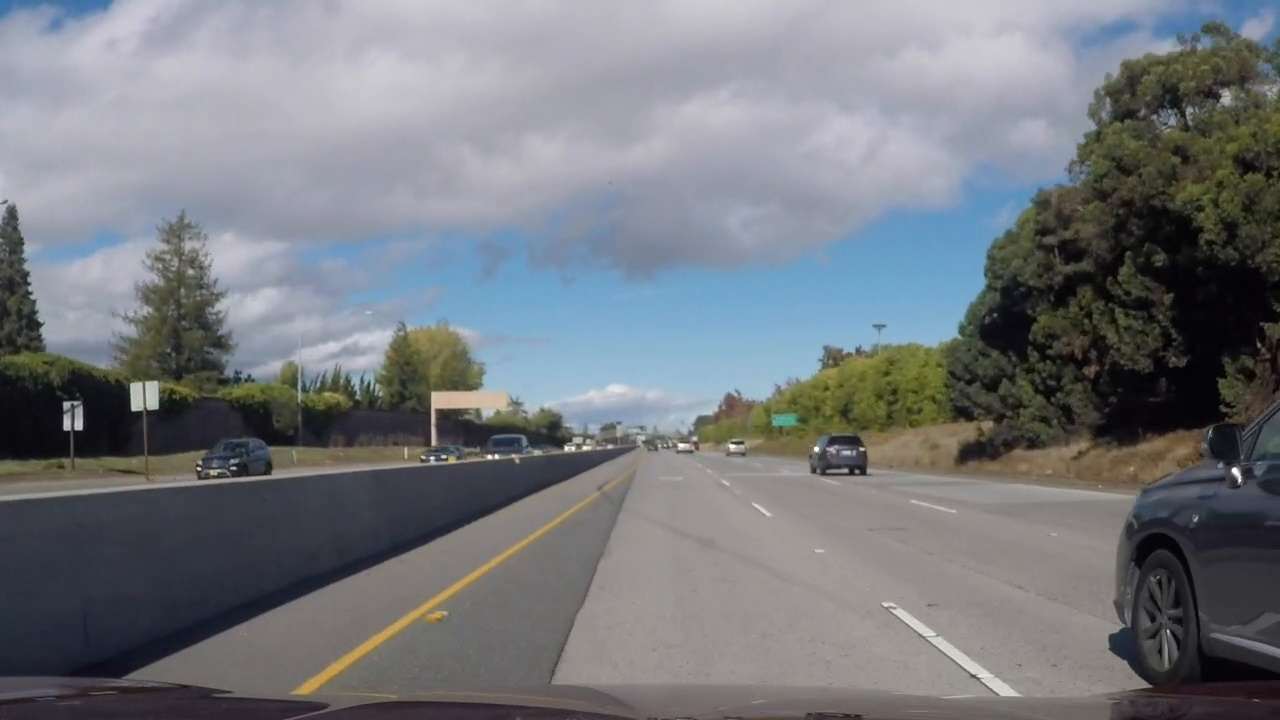
#> input picture test_images/test8.jpg, 1280 x 720 px
$ jupyter execute --allow-errors LaneFinding.ipynb   (shell and % lines are left out)   (older library calls are emulated)
#> lines starting #> are read from the running program, lines starting #| are printed output that depends on the picture; after the words box and inside, x2 and y2 are one past the last pixel; in counts of white or black regions, pixels touching at a corner belong together
[cell 1]
import matplotlib.pyplot as plt
import cv2
import matplotlib.image as mpimg
import os
import numpy as np

## Compute the camera calibration matrix and distortion coefficients given a set of chessboard images

#> (a cell that did not finish here is left out)

[cell 3]
img_size = (1280,720)
#> (the rest of this cell did not finish here and is left out)

## Apply a distortion correction to a image

#> (a cell that did not finish here is left out)

## Function for creating thresholded binary image

[cell 5]
# [19 lines left out: function abs_sobel_thresh, not called in this run]

[cell 6]
# [17 lines left out: function mag_thresh, not called in this run]

[cell 7]
# [17 lines left out: function dir_thresh, not called in this run]

[cell 8]
def HLS_thresh(img,channel,thresh_min,thresh_max):

    # convert to HLS
    hls = cv2.cvtColor(img,cv2.COLOR_RGB2HLS)

    if channel == 'S':
        channel = hls[:,:,2]
    else:
        channel = hls[:,:,1]

    binary_output = np.zeros_like(channel)
    binary_output[(channel>=thresh_min) & (channel <=thresh_max) ] = 1

    return binary_output

[cell 9]
def RGB_thresh(img,color,thresh_min,thresh_max):

    if color == 'R':
        channel = img[:,:,2]

    elif color == 'G':
        channel = img[:,:,1]

    else:
        channel = img[:,:,0]

    binary_output = np.zeros_like(channel)
    binary_output[(channel>=thresh_min) & (channel <= thresh_max)] = 1

    return binary_output

## Find a good threshold for images

[cell 10]
path = 'test_images/test3.jpg'
#> path = 'test_images/test3.jpg'
#> (the rest of this cell did not finish here and is left out)

### Try different image

[cell 11]
path = 'test_images/test8.jpg'
#> path = 'test_images/test8.jpg'
img = mpimg.imread(path)
#> img is the input picture: shape (720, 1280, 3); mean R, G, B 116.9, 120.5, 125.7

sat_binary = HLS_thresh(img,'S',40,255)
#> in HLS_thresh, `hls = cv2.cvtColor(img,cv2.COLOR_RGB2HLS)`: hls: shape (720, 1280, 3); mean of channels 0, 1, 2 81.7, 121.4, 35
#> in HLS_thresh, `channel = hls[:,:,2]`:
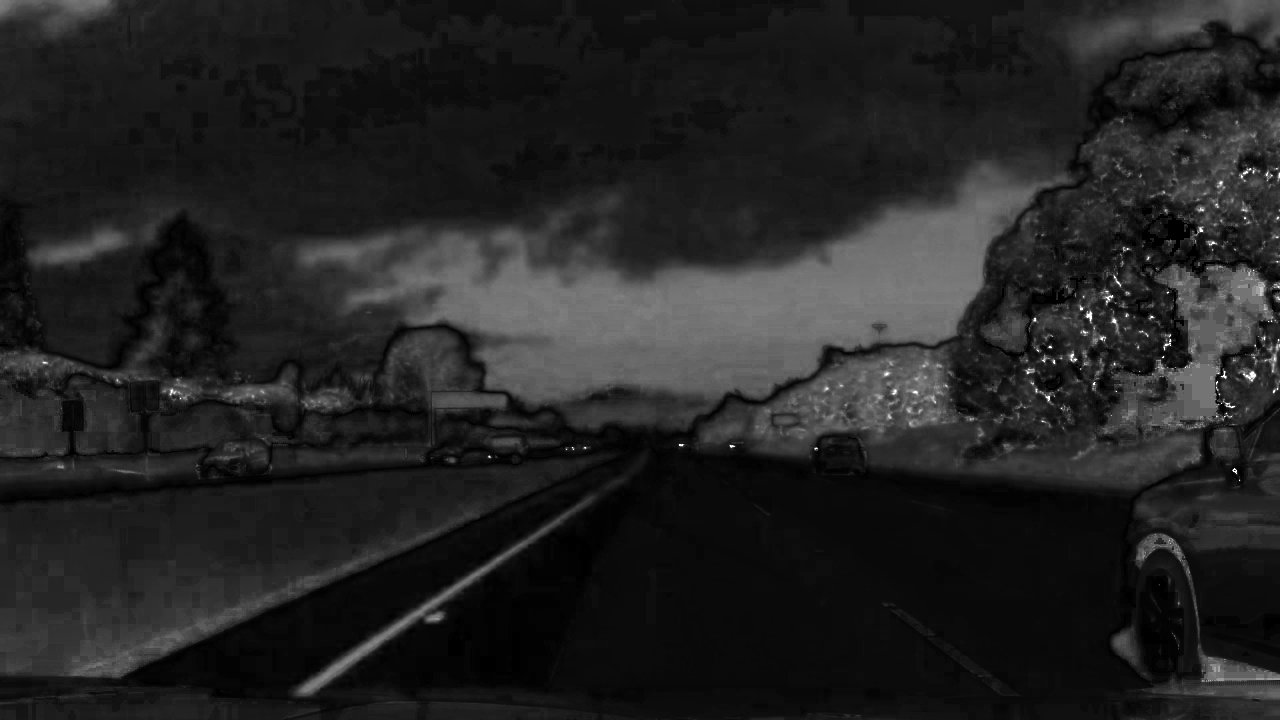
#> channel: shape (720, 1280); min 0, max 255, mean 35
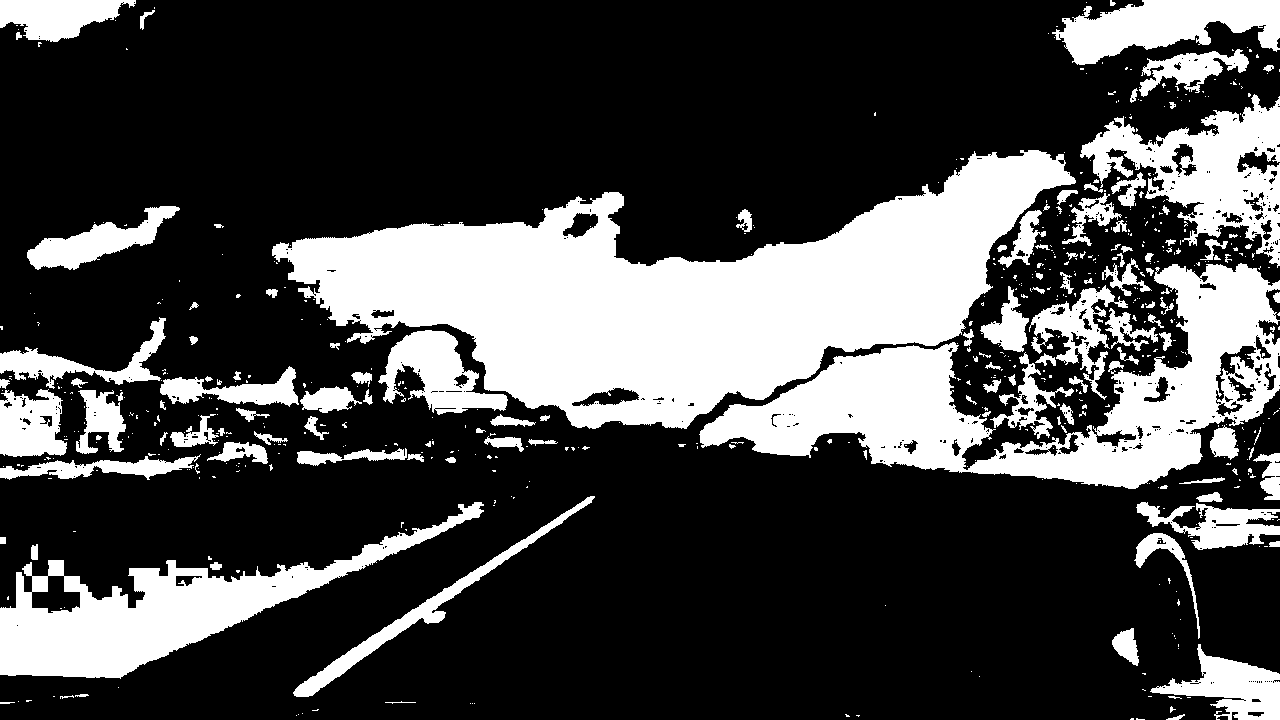
#> sat_binary: shape (720, 1280); values 0 (black) and 1 (white), 28.1% white; 620 white regions (488 under 20 px), largest, box (x1, y1, x2, y2) and area: (272, 150, 1076, 429) 101703, (699, 263, 1280, 489) 45162, (0, 502, 484, 679) 23825
red_binary = RGB_thresh(img,'R',180,255)
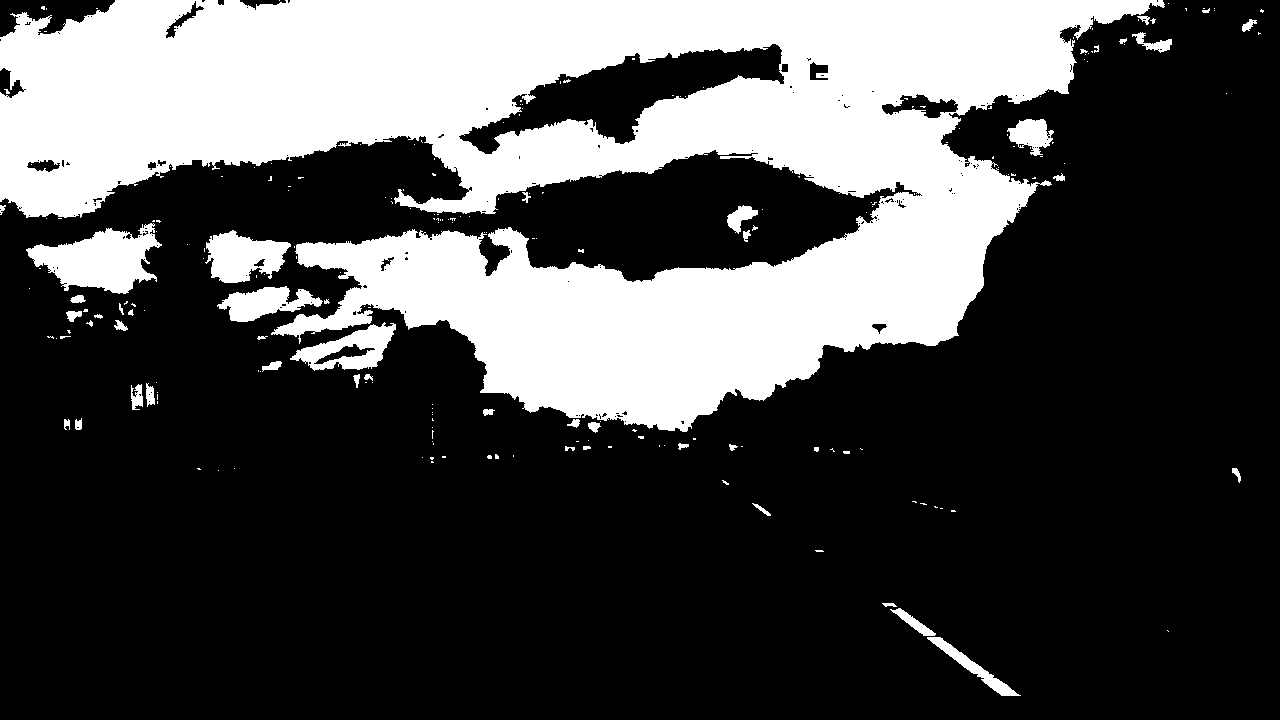
#> red_binary: shape (720, 1280); values 0 (black) and 1 (white), 29.3% white; 225 white regions (177 under 20 px), largest, box (x1, y1, x2, y2) and area: (0, 0, 1165, 432) 251173, (26, 223, 162, 294) 5357, (205, 230, 291, 283) 2892
combine = np.zeros_like(red_binary)
combine[(red_binary==1) | (sat_binary==1) ] = 1

f, axarr = plt.subplots(2, 2,figsize=(24, 9))

axarr[0,0].imshow(img)
axarr[0,0].set_title('Original Image', fontsize=20)

axarr[0,1].imshow(sat_binary,cmap='gray')
axarr[0,1].set_title('S channel thresh Result', fontsize=20)

axarr[1,0].imshow(red_binary,cmap='gray')

axarr[1,1].imshow(combine,cmap='gray')
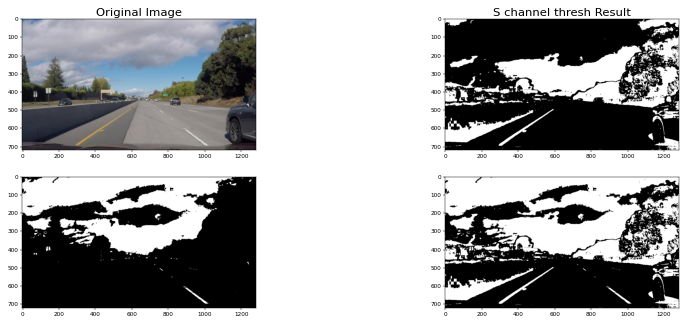
#> figure drawn by matplotlib, 4 panels

## Find perspective matrix

#> (a cell that did not finish here is left out)

[cell 13]
path = 'test_images/straight_lines1.jpg'
#> path = 'test_images/straight_lines1.jpg'
#> (the rest of this cell did not finish here and is left out)

### Find the matrix to warp the detected lane back

#> (a cell that did not finish here is left out)

## Detect lane pixels and fit to find the lane boundary

[cell 15]
# take a one channel image as input
# [54 lines left out: function detect_and_fit, not called in this run]

#> (a cell that did not finish here is left out)

### search in a margin around the previous line postion

[cell 17]
# [28 lines left out: function fit, not called in this run]

## Put it together

[cell 18]
# [20 lines left out: function draw, not called in this run]

[cell 19]
def process_image(image):

    # undistort image
    undist = cv2.undistort(image,mtx,dist,None,mtx)

    #create a thresholded binary image
    sat_binary = HLS_thresh(undist,'S',170,255)
    mag_binary = mag_thresh(undist,15,50,150)
    dir_binary = dir_thresh(undist,15,0.3,1.57)
    L_binary = HLS_thresh(undist,'L',40,255)

    combine = np.zeros_like(dir_binary)
    combine[((dir_binary==1) & (mag_binary==1)) | ((sat_binary==1) & (L_binary==1)) ] = 1

    # Apply a perspective transform to rectify binary image
    warp = cv2.warpPerspective(combine,M,(image.shape[1],image.shape[0]))

    # find and fit to the lane boundary
    new_left_fit,new_right_fit,left_curverad,right_curverad = fit(warp,left_fit,right_fit)

    # draw the lane boundary (3 channel)
    fit_img = draw(warp,new_left_fit,new_right_fit)

    warp_back = cv2.warpPerspective(fit_img,M_inv,(1280,720))

    result = cv2.addWeighted(undist,1,warp_back,0.3,0)

    # vehicle position
    xm_per_pix = 3.7/700
    left = new_left_fit[0] * (719**2) + new_left_fit[1] * 719 + new_left_fit[2]
    right = new_right_fit[0] * (719**2) + new_right_fit[1] * 719 + new_right_fit[2]
    midpoint = (left + right) / 2

    position = (midpoint - 640) * xm_per_pix
    position = round(position,3)

    # put the text
    left_curverad_text = str(int(left_curverad))
    right_curverad_text = str(int(right_curverad))
    position = str(position)
    font = cv2.FONT_HERSHEY_SIMPLEX
    cv2.putText(result,"Radius of left curvature: " + left_curverad_text,(100,100), font, 1,(255,255,255),3,cv2.LINE_AA)
    cv2.putText(result,"Radius of right curvature: " + right_curverad_text,(100,150), font, 1,(255,255,255),3,cv2.LINE_AA)
    cv2.putText(result,"Vehicle is " + position + " left of center",(100,200), font, 1,(255,255,255),3,cv2.LINE_AA)

    return result

### Try on one image

[cell 20]
path = 'test_images/test9.jpg'
#> path = 'test_images/test9.jpg'
img = mpimg.imread(path)
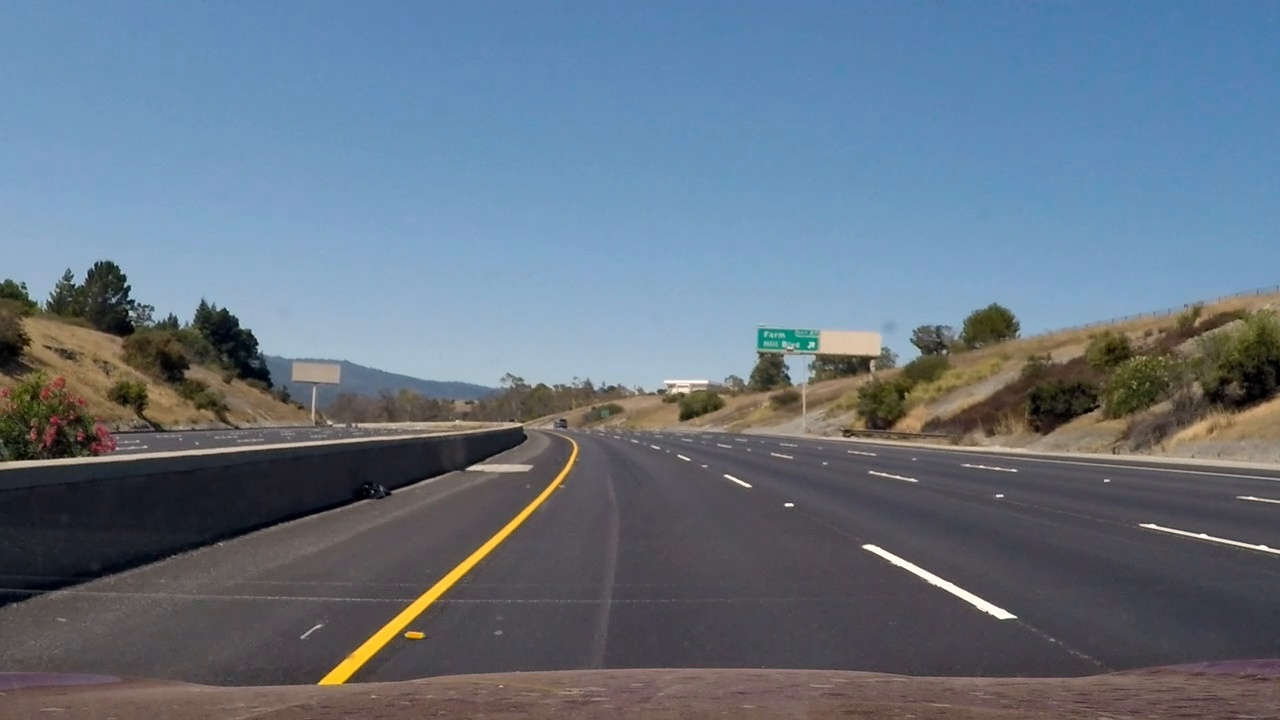
#> input picture test_images/test9.jpg, 1280 x 720 px
#> img is the input picture: shape (720, 1280, 3); mean R, G, B 101.2, 115.3, 130.5
#> (the rest of this cell did not finish here and is left out)

### Try on another image

[cell 21]
path = 'test_images/test5.jpg'
#> (the rest of this cell did not finish here and is left out)

## Try on video

[cell 22]
from moviepy.editor import VideoFileClip
from IPython.display import HTML
output = 'output1.mp4'
#> output = 'output1.mp4'
#> (the rest of this cell did not finish here and is left out)
